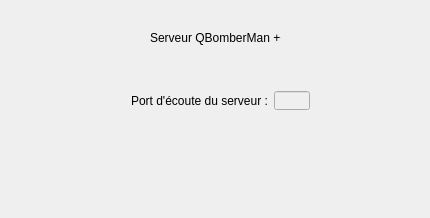
<?xml version="1.0" encoding="UTF-8"?>
<ui version="4.0">
 <class>FenetrePrincipale</class>
 <widget class="QMainWindow" name="FenetrePrincipale">
  <property name="geometry">
   <rect>
    <x>0</x>
    <y>0</y>
    <width>430</width>
    <height>218</height>
   </rect>
  </property>
  <property name="sizePolicy">
   <sizepolicy hsizetype="Preferred" vsizetype="Preferred">
    <horstretch>0</horstretch>
    <verstretch>0</verstretch>
   </sizepolicy>
  </property>
  <property name="minimumSize">
   <size>
    <width>0</width>
    <height>0</height>
   </size>
  </property>
  <property name="baseSize">
   <size>
    <width>751</width>
    <height>518</height>
   </size>
  </property>
  <property name="windowTitle">
   <string>QBomberMan++</string>
  </property>
  <widget class="QWidget" name="principalWidget">
   <property name="sizePolicy">
    <sizepolicy hsizetype="Preferred" vsizetype="Preferred">
     <horstretch>0</horstretch>
     <verstretch>0</verstretch>
    </sizepolicy>
   </property>
   <property name="minimumSize">
    <size>
     <width>0</width>
     <height>0</height>
    </size>
   </property>
   <widget class="QWidget" name="formLayoutWidget">
    <property name="geometry">
     <rect>
      <x>120</x>
      <y>80</y>
      <width>201</width>
      <height>41</height>
     </rect>
    </property>
    <layout class="QFormLayout" name="formLayout">
     <property name="fieldGrowthPolicy">
      <enum>QFormLayout::AllNonFixedFieldsGrow</enum>
     </property>
     <item row="1" column="0">
      <widget class="QLabel" name="portLabel">
       <property name="text">
        <string>Port d'écoute du serveur :</string>
       </property>
      </widget>
     </item>
     <item row="1" column="1">
      <widget class="QLineEdit" name="portLigneEdit">
       <property name="enabled">
        <bool>false</bool>
       </property>
       <property name="inputMethodHints">
        <set>Qt::ImhDigitsOnly</set>
       </property>
       <property name="readOnly">
        <bool>true</bool>
       </property>
      </widget>
     </item>
    </layout>
   </widget>
   <widget class="QLabel" name="titleLabel">
    <property name="geometry">
     <rect>
      <x>150</x>
      <y>30</y>
      <width>131</width>
      <height>16</height>
     </rect>
    </property>
    <property name="text">
     <string>Serveur QBomberMan ++</string>
    </property>
   </widget>
  </widget>
 </widget>
 <layoutdefault spacing="6" margin="11"/>
 <resources/>
 <connections/>
</ui>
